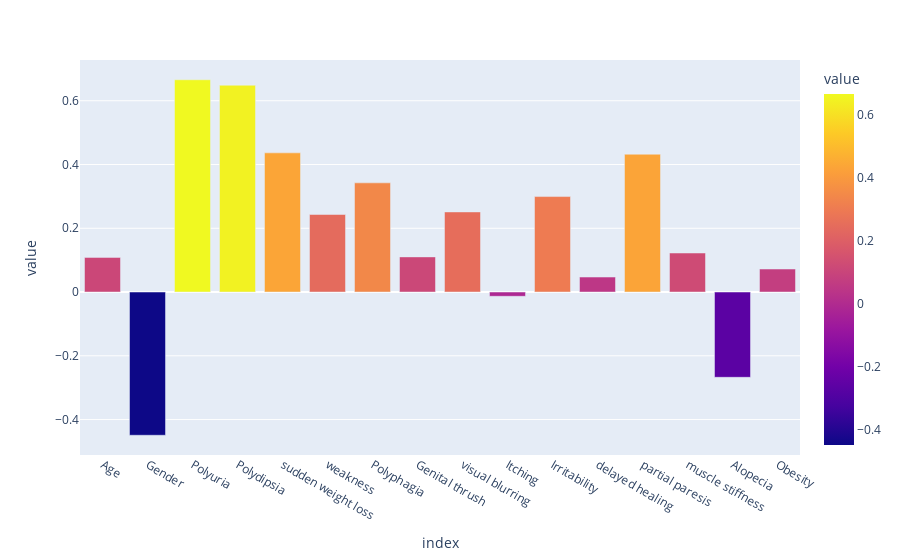

The notebook cell this image was saved under:
### Code cell
import plotly.express as px
fig = px.bar(X.corrwith(y),color = 'value')
fig.show()

### Figure 1 — Plotly figure (JSON) as saved in the notebook; plotly's stock layout.template omitted (floating-point values rounded to 4 significant figures)
{"data": [{"alignmentgroup": "True", "hovertemplate": "index=%{x}<br>value=%{marker.color}<extra></extra>", "legendgroup": "", "marker": {"color": [0.1087, -0.4492, 0.6659, 0.6487, 0.4366, 0.2433, 0.3425, 0.1103, 0.2513, -0.01338, 0.2995, 0.04698, 0.4323, 0.1225, -0.2675, 0.07217], "coloraxis": "coloraxis", "pattern": {"shape": ""}}, "name": "", "offsetgroup": "", "orientation": "v", "showlegend": false, "textposition": "auto", "type": "bar", "x": ["Age", "Gender", "Polyuria", "Polydipsia", "sudden weight loss", "weakness", "Polyphagia", "Genital thrush", "visual blurring", "Itching", "Irritability", "delayed healing", "partial paresis", "muscle stiffness", "Alopecia", "Obesity"], "xaxis": "x", "y": [0.1087, -0.4492, 0.6659, 0.6487, 0.4366, 0.2433, 0.3425, 0.1103, 0.2513, -0.01338, 0.2995, 0.04698, 0.4323, 0.1225, -0.2675, 0.07217], "yaxis": "y"}], "layout": {"barmode": "relative", "coloraxis": {"colorbar": {"title": {"text": "value"}}, "colorscale": [[0, "#0d0887"], [0.1111, "#46039f"], [0.2222, "#7201a8"], [0.3333, "#9c179e"], [0.4444, "#bd3786"], [0.5556, "#d8576b"], [0.6667, "#ed7953"], [0.7778, "#fb9f3a"], [0.8889, "#fdca26"], [1, "#f0f921"]]}, "legend": {"tracegroupgap": 0}, "margin": {"t": 60}, "xaxis": {"anchor": "y", "domain": [0, 1], "title": {"text": "index"}}, "yaxis": {"anchor": "x", "domain": [0, 1], "title": {"text": "value"}}}}
